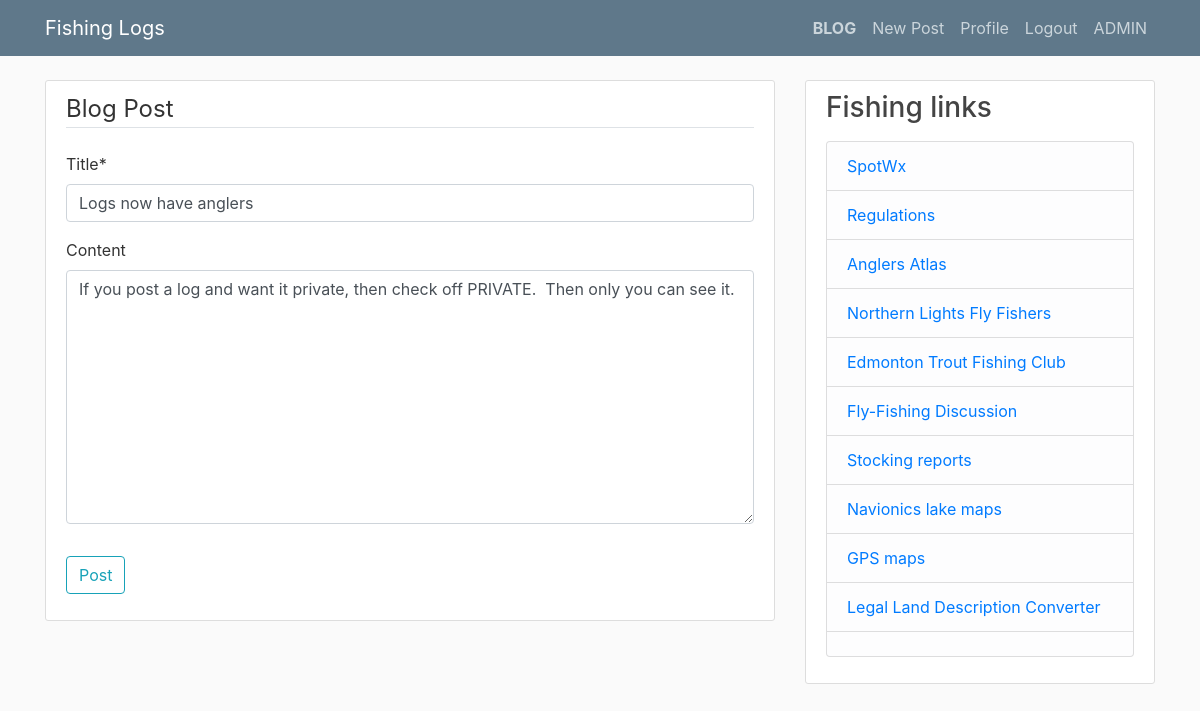
The app's page /blog/post/13/update/ (signed in) with its own data.
### blog/models.py (models this page shows, shortened)
class Post(models.Model):
    title = models.CharField(max_length=100)
    content = RichTextField (blank=True, null=True)
    date_posted = models.DateTimeField(default=timezone.now)
    author = models.ForeignKey(User, on_delete=models.CASCADE)
    tags = TaggableManager(blank=True)

### blog/views.py (the view, shortened to what this page needs)
# urls.py: path('post/<int:pk>/update/', PostUpdateView.as_view(), name='post-update'),
class PostUpdateView(LoginRequiredMixin, UserPassesTestMixin, UpdateView):
    model = Post
    fields = ['title', 'content', 'tags']
    success_url = '/blog/'
    def test_func(self):
        post = self.get_object()
        if self.request.user == post.author:
            return True
        return False

### blog/templates/blog/post_form.html (shortened to what this page needs)
{% extends "blog/base.html" %}
{% load crispy_forms_tags %}
{% block content %}
    <div class="content-section">
        <form method="POST" enctype="multipart/form-data">
            <fieldset class="form-group">
                <legend class="border-bottom mb-4">Blog Post</legend>
                {% crispy form %}
            </fieldset>
            <div class="form-group">
                <button class="btn btn-outline-info" form="signupform" type="submit">Post</button>
            </div>
        </form>
    </div>
{% endblock content %}

### static/blog/main.css (style rules this page uses)
body { background: #fafafa; color: #333333; margin-top: 5rem; }
.content-section { background: #ffffff; padding: 10px 20px; border: 1px solid #dddddd; border-radius: 3px; margin-bottom: 20px; }

### records on screen
Post: title "Logs now have anglers", content "If you post a log and want it private, then check off PRIVATE. Then only you can see it."
